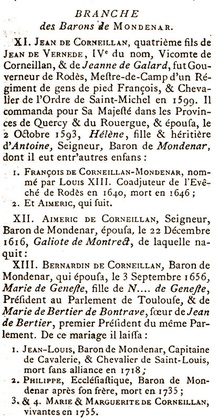
%> input picture old-doc.jpg, 219 x 420 px, shrunk from 417 x 800 before the run
$ octave RLtest.m   (GNU Octave 9; MATLAB toolbox functions it lacks are replaced by stand-ins)
%> lines starting %> are read from the running program, lines starting %| are printed output that depends on the picture; in (x1, y1, x2, y2) boxes, pixels count from 0 and x2, y2 are one past the last pixel; in counts of white or black regions, pixels touching at a corner belong together; the program's own positions count from 1
clear;clc;
I=imread('old-doc.jpg');
%> I is the input picture: size 420x219x3 uint8; mean R, G, B 220.9, 219, 215.6
BW=im2bw(I);
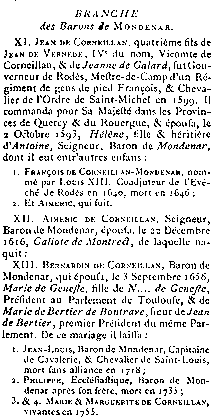
%> BW: size 420x219 logical; 87.1% white; black in thin lines or dots

%%
[lineNum,colNum]=size(BW);
%> lineNum = 420; colNum = 219

for i=1:lineNum

    disp('-----------------');

    d = diff(BW(i,:));

    i

    start = find(d==1);
    stop = find(d==-1);

    if(~isempty(start)&&~isempty(stop))

        start=circshift(start',1)'
        start(1)=1;

        %resize of start and stop so that they can "-"
        if(size(start,2)<size(stop,2))
           stop=stop(:,1:size(start,2));
        else
           start=start(:,1:size(stop,2));
        end

        lgt = stop-start;
        indexs=find(lgt<=100);

        disp('start')
        disp(start)
        disp('stop')
        disp(stop)
        disp('lgt')
        disp(lgt)
        disp('indexs')
        disp(indexs)

        if(size(indexs,2)>=1)
            for k=1:size(indexs,2)
                BW(i,start(indexs(k)):stop(indexs(k)))=0;
            end
        end
    end
end
%> this loop made 420 passes
%> (stop, lgt, indexs) on passes 1, 11, 12, 13: (15, 14, 1), ([77 80 86 103 108 113 116 122 127 133 137], [76 1 5 16 3 4 1 5 3 4 2], [1 2 3 4 5 6 7 8 9 10 11]), ([77 81 86 89 96 103 108 112 116 122 127 133 137], [76 3 4 2 6 6 3 3 3 5 4 5 2], [1 2 3 4 5 6 7 8 9 10 11 12 13]), ([77 85 89 96 104 108 111 122 126 133], [76 7 3 6 7 2 2 9 3 5], [1 2 3 4 5 6 7 8 9 10])
%> (stop, lgt) on passes 47, 48, 59: (138, 137), (137, 136), (151, 150)
%> (printed output is left out)
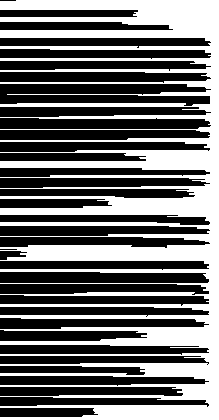
%> BW: size 420x219 logical; 41.6% white; 1 white region, box (x1, y1, x2, y2) and area: (0, 0, 219, 420) 38229
%> after the loop, indexs = 1; lgt = 80

imshow(BW)

% [19 lines of commented-out code are left out]

$ run again, with sample.png saved as old-doc.jpg
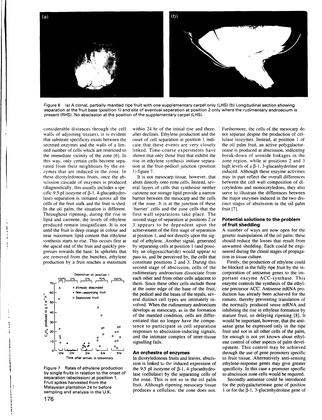
%> input picture sample.png, 322 x 420 px, shrunk from 2536 x 3310 before the run
%> I is the input picture: size 420x322x3 uint8; min 0, max 255, mean 198.6
%> `BW=im2bw(I);`:
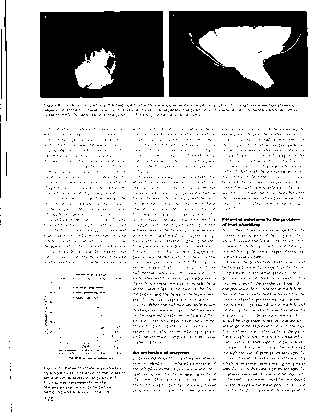
%> BW: size 420x322 logical; 83.1% white; 2510 black regions (2499 under 20 px), largest, box (x1, y1, x2, y2) and area: (40, 11, 164, 98) 9539, (169, 11, 308, 97) 8549, (4, 0, 7, 121) 141
%> the loop `for i=1:lineNum` made 420 passes
%> (stop, lgt, indexs) on passes 1 to 8: (5, 4, 1), (5, 4, 1), (5, 4, 1), (5, 4, 1), (5, 4, 1), (5, 4, 1), (5, 4, 1), (5, 4, 1)
%> (printed output is left out)
%> after the loop `for i=1:lineNum`:
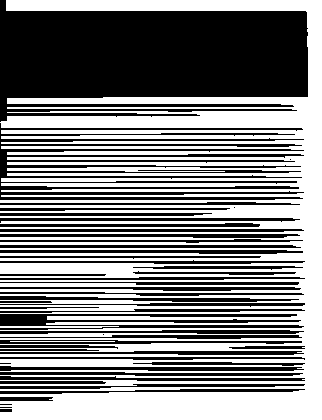
%> BW: size 420x322 logical; 51.2% white; 50 black regions (6 under 20 px), largest, box (x1, y1, x2, y2) and area: (0, 0, 308, 122) 28791, (0, 123, 304, 200) 9180, (0, 314, 304, 330) 2583
%> after the loop `for i=1:lineNum`: indexs = 1; lgt = 10
